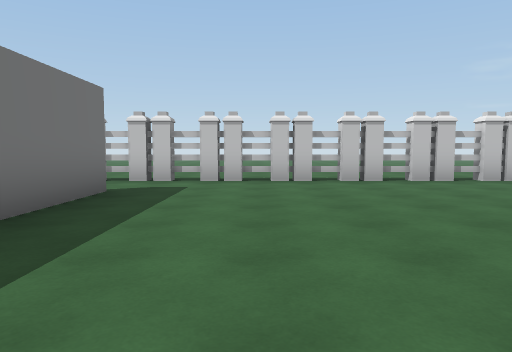
View 1 (above)

17 first-person views from a walk through a scene from a Unity 3-D project. The camera is 1.3 m above the floor, tilts 4° down and sees 70° across. The floor is counted in squares, 2 m on a side. Each view is taken from the middle of a square. On the plan, view 1 faces up. The plan holds only what a view shows up to about 11 squares ahead; the rest is blank. The place goes on beyond the plan. The player is left out.

View 2
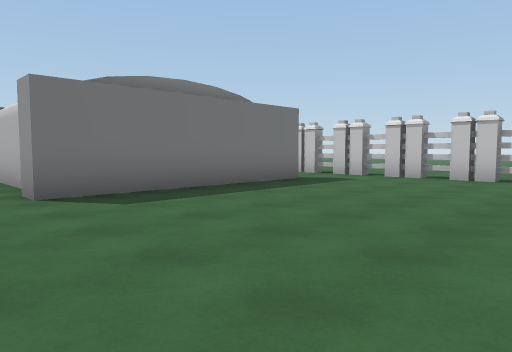

View 3
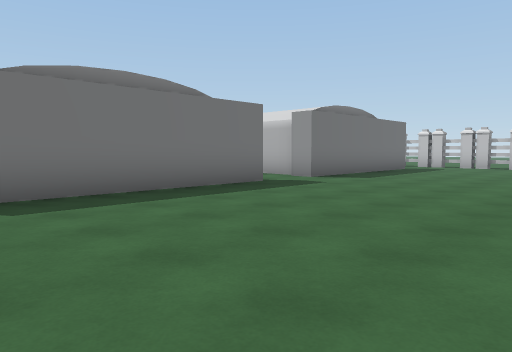

View 4
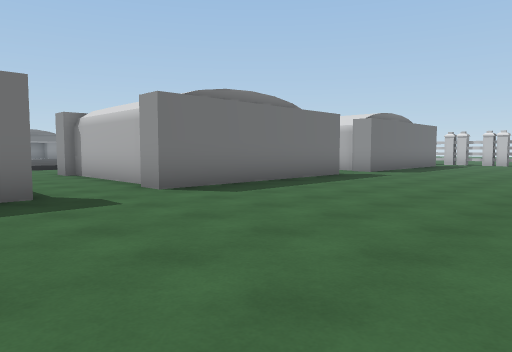

View 5
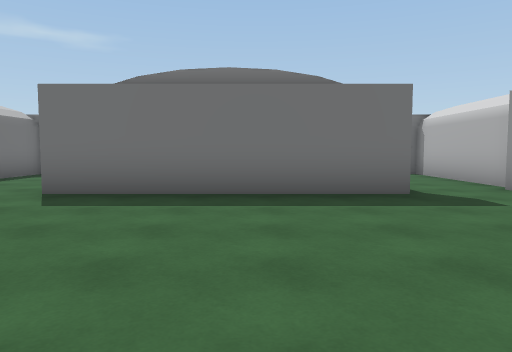

View 6
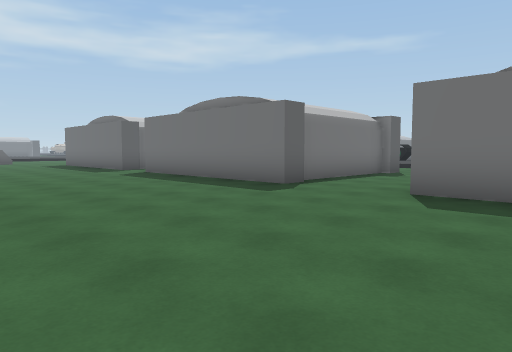

View 7
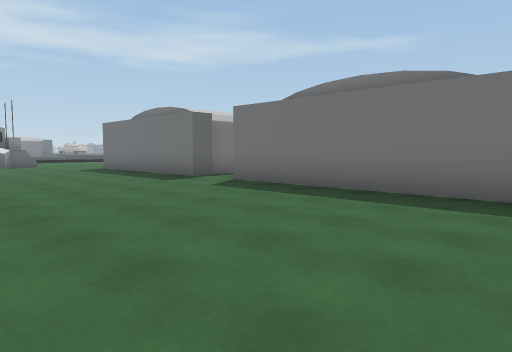

View 8
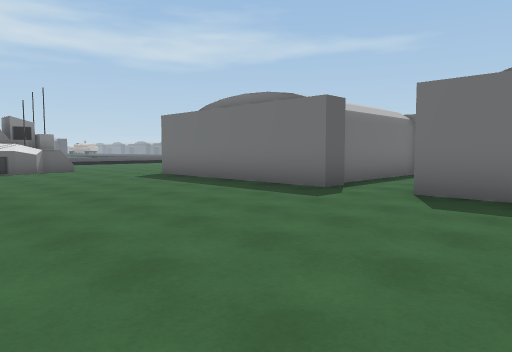

View 9
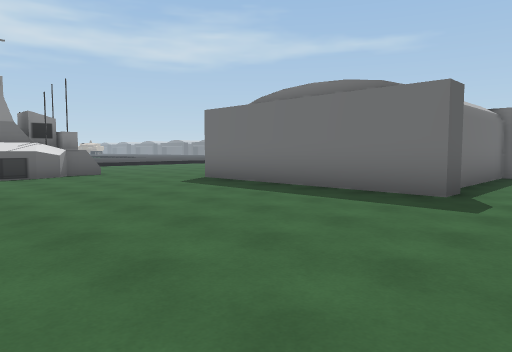

View 10
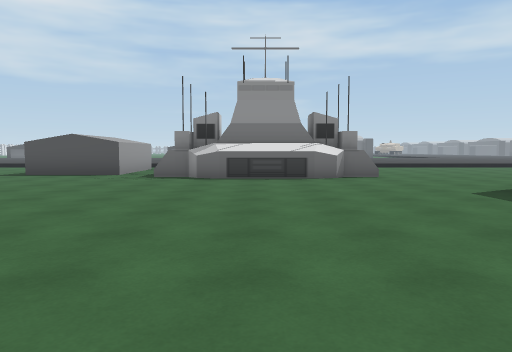

View 11
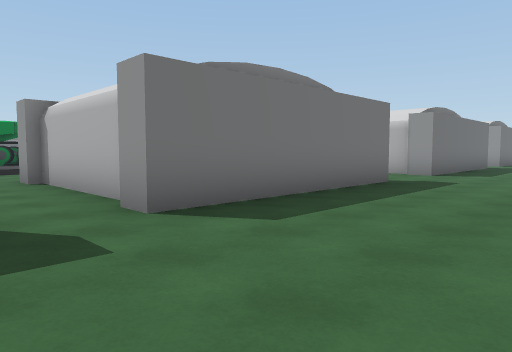

View 12
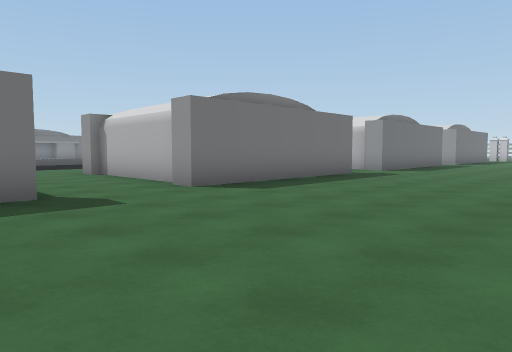

View 13
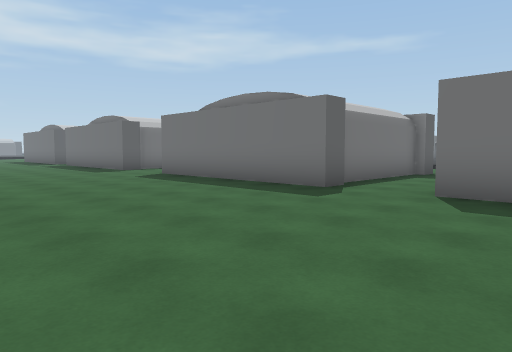

View 14
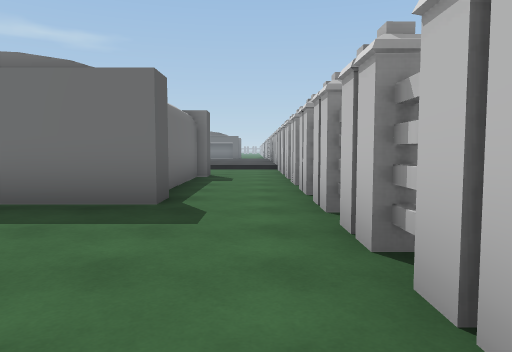

View 15
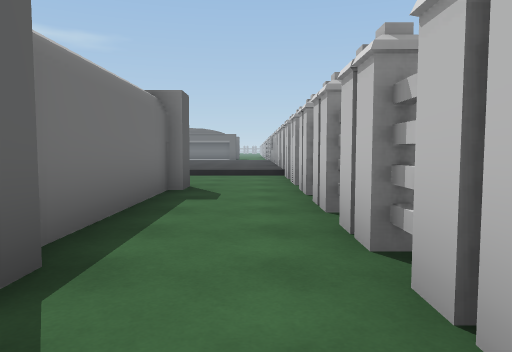

View 16
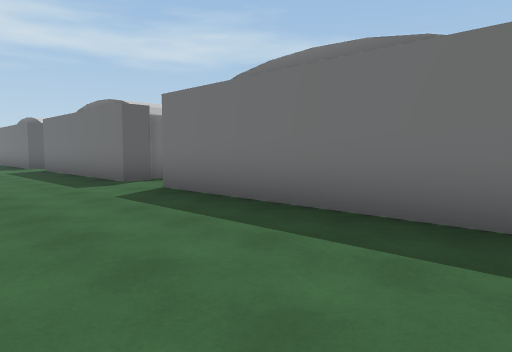

View 17
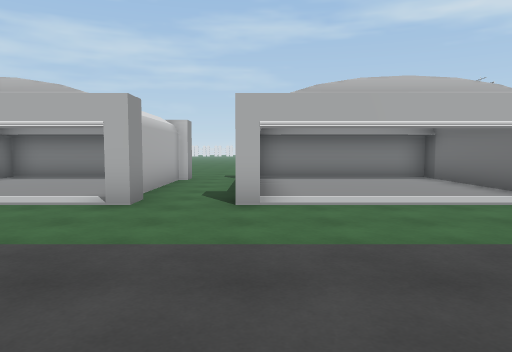

### Floor plan
Key: @ floor where view 1 was taken; # wall or solid block; . main floor; : floor 0.25 m higher than the main floor; ^ raised ledge; O other object.
Columns run from 13 left of view 1 to 3 right of it. Each row starts with its distance up from view 1.
  8  OOOOOOOOOOOOOOOO
  7  ::..............
  6  ::...######.....
  5  ::.       #.....
  4            #.....
  3            #....
  2            #.....
  1        #####.....
  0         .....@...
 -1           ##.....
 -2          ###....
 -3            #....
 -4            #.....
 -5            #.....
 -6        #####.....
 -7       ##.........
 -8       ...........
 -9       ######.....
-10            #.....
-11            #.....
-12            #.....
-13            #.....
-14     ..######.....
-15     .............
-16       ...........
-17       ######.....
-18         ...#.....
-19        ....#.....
-20      ......#.....
-21     .....  #.....
-22   :...######.....
-23  ::..............
-24 :::...######.....
-25  ::........#.....
-26   :........#.....
-27     .......#.....
-28      ......#.....
-29        #####.....
-30           .......
-31          ........
-32          ...#^###
-33         .... #  #
-34         ....

Positions as (right, up) in squares from view 1, and headings:
1: (0, 0), facing up
2: (3, -1), facing up-left
3: (3, -7), facing up-left
4: (3, -10), facing up-left
5: (3, -11), facing left
6: (3, -12), facing down-left
7: (3, -16), facing down-left
8: (3, -20), facing down-left
9: (3, -22), facing down-left
10: (2, -23), facing down
11: (1, -24), facing up-left
12: (3, -18), facing up-left
13: (3, -5), facing down-left
14: (2, 7), facing left
15: (-1, 7), facing left
16: (1, 6), facing down-left
17: (-13, -24), facing right
